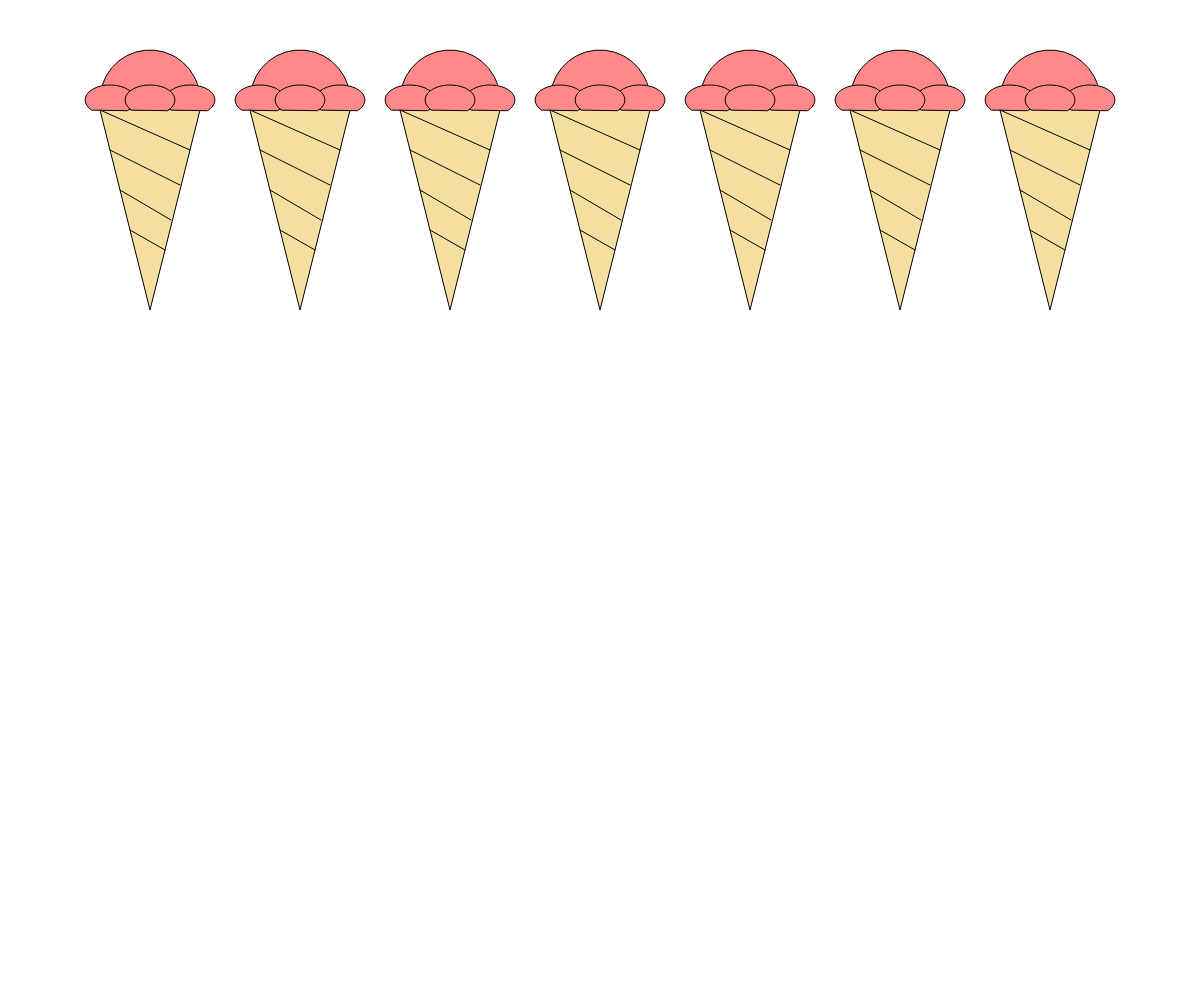
Frame 1 (no input)
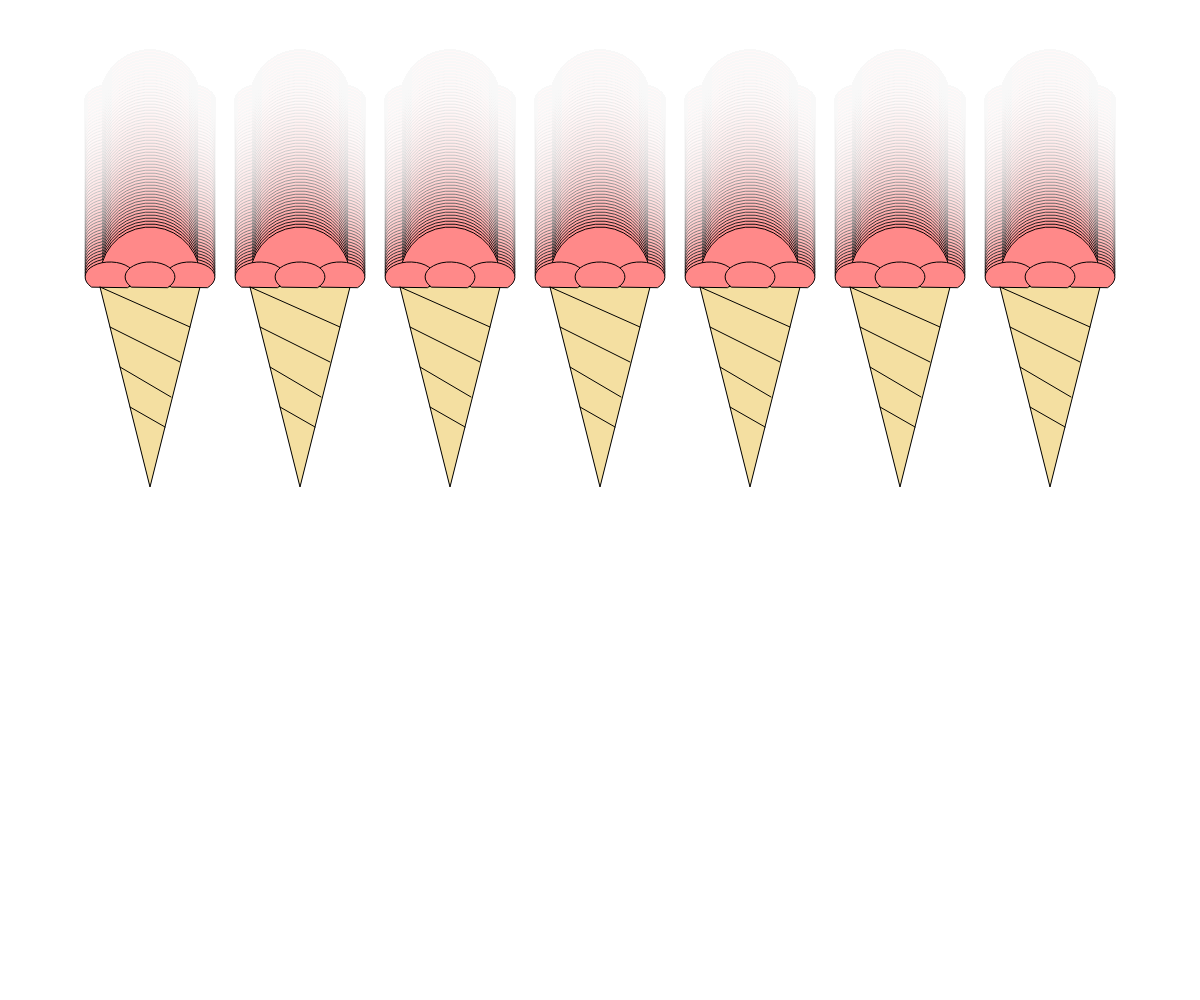
Frame 60 (no input)
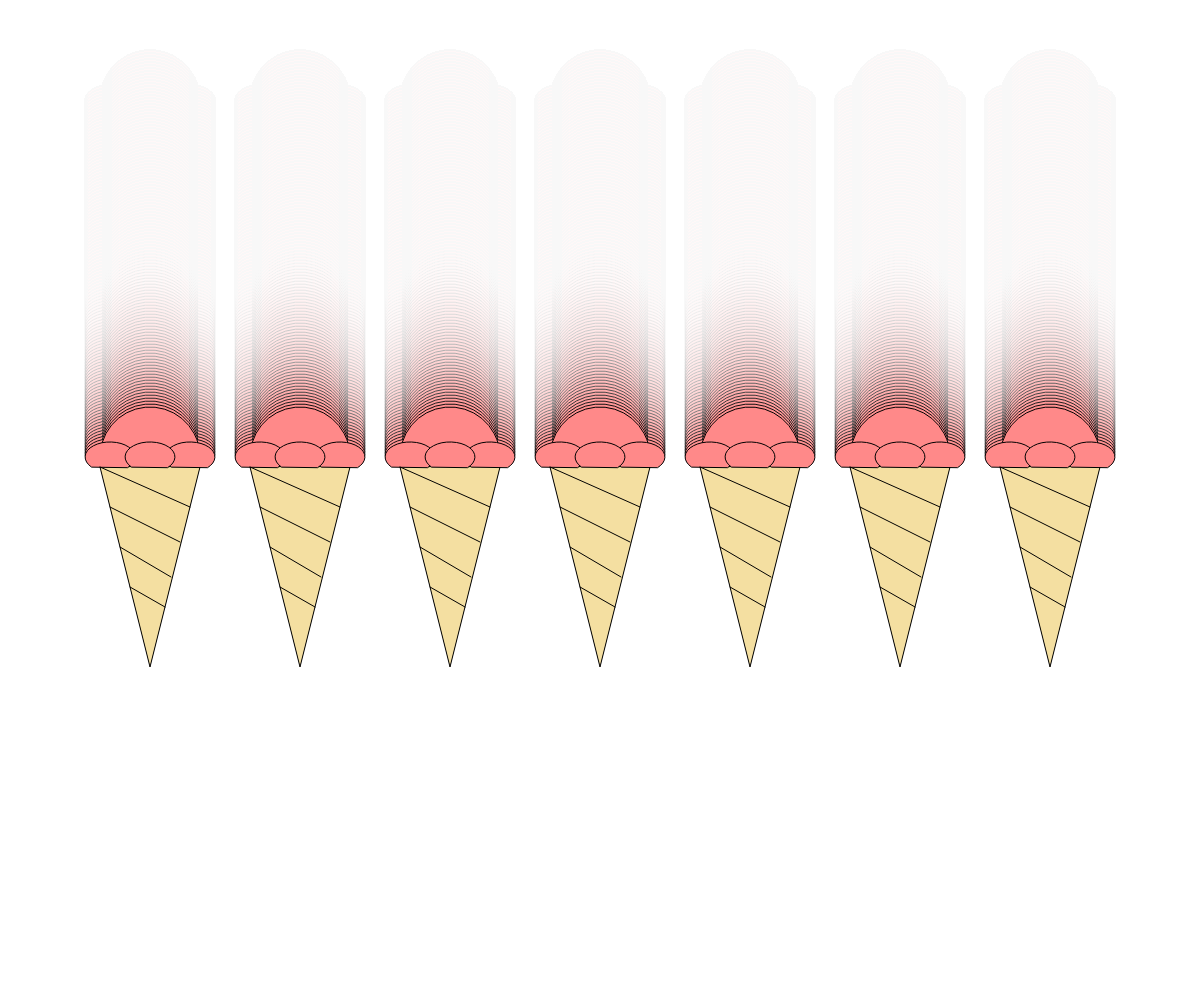
Frame 120 (the mouse pressed at the canvas centre since frame 60)

The p5.js sketch that drew these frames (run headless with seeded random() and noise() and a simulated clock; from frame 60 on, the mouse is pressed at the canvas centre):

// p5.js sketch
// ── sketch.js

var cones = [];
var fall = 3;
var bg = (117, 252, 255);



function setup(){
  createCanvas(windowWidth, windowHeight);
  background(bg);
  for (var i = 0; i < 7; i++) {
    cones.push( new Icecream((i + 1) * 150, 100));
  }
}

function draw() {
  background(bg, 15);


  for (var i = 0; i < cones.length; i++) {
    cones[i].display();
    cones[i].move();



    }

}

// ── icecream.js

function Icecream(init_x, init_y){
  this.x = init_x;
  this.y = init_y;


}

Icecream.prototype.display = function(){

  push();
  translate(this.x, this.y);
  push();
  fill(255, 137, 137);
  arc(0, 0, 100, 100, -500, -100, CHORD);
  pop();

  push();
  translate(0,60);
  fill(244, 223, 161);
  triangle(-50, -50, 0, 150, 50, -50);
  pop();

  push();
  fill(255, 137, 137);
  arc(40,0,50,30,-500,-100,CHORD);
  arc(-40,0,50,30,-500,-100,CHORD);
  arc(0,0,50,30,-500,-100,CHORD);
  pop();

  push();
  line(-50,10,40,50);
  line(-40,50,30,85);
  line(-30,90,21,120);
  line(-20,130,15,150);
  pop();

  pop();
};

Icecream.prototype.move = function(){
this.x = this.x + fall;
this.y = this.y + fall;

};
Icecream.prototype.move = function(){



  if (this.y < 0) {
    fall = fall + 1;
  }

  if(this.y > height){
    fall = fall + -1;
  }

this.y = this.y + fall;
};
